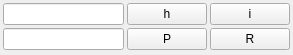
<?xml version="1.0" encoding="UTF-8"?>
<ui version="4.0">
 <class>widget</class>
 <widget class="QWidget" name="widget">
  <property name="geometry">
   <rect>
    <x>0</x>
    <y>0</y>
    <width>293</width>
    <height>55</height>
   </rect>
  </property>
  <property name="windowTitle">
   <string>Find and Replace</string>
  </property>
  <layout class="QGridLayout" name="gridLayout_2">
   <property name="leftMargin">
    <number>0</number>
   </property>
   <property name="topMargin">
    <number>0</number>
   </property>
   <property name="rightMargin">
    <number>0</number>
   </property>
   <property name="bottomMargin">
    <number>0</number>
   </property>
   <property name="spacing">
    <number>0</number>
   </property>
   <item row="0" column="0">
    <widget class="QWidget" name="FRWidget" native="true">
     <layout class="QGridLayout" name="gridLayout">
      <property name="leftMargin">
       <number>3</number>
      </property>
      <property name="topMargin">
       <number>3</number>
      </property>
      <property name="rightMargin">
       <number>3</number>
      </property>
      <property name="bottomMargin">
       <number>3</number>
      </property>
      <property name="spacing">
       <number>3</number>
      </property>
      <item row="0" column="0">
       <widget class="QLineEdit" name="leFind">
        <property name="placeholderText">
         <string/>
        </property>
       </widget>
      </item>
      <item row="0" column="1">
       <widget class="QPushButton" name="btnPre">
        <property name="toolTip">
         <string>pre</string>
        </property>
        <property name="text">
         <string>h</string>
        </property>
       </widget>
      </item>
      <item row="0" column="2">
       <widget class="QPushButton" name="btnNext">
        <property name="toolTip">
         <string>next</string>
        </property>
        <property name="text">
         <string>i</string>
        </property>
       </widget>
      </item>
      <item row="1" column="0">
       <widget class="QLineEdit" name="leReplace"/>
      </item>
      <item row="1" column="1">
       <widget class="QPushButton" name="btnReplace">
        <property name="toolTip">
         <string>replace</string>
        </property>
        <property name="text">
         <string>P</string>
        </property>
       </widget>
      </item>
      <item row="1" column="2">
       <widget class="QPushButton" name="btnReplaceAll">
        <property name="toolTip">
         <string>replace all</string>
        </property>
        <property name="text">
         <string>R</string>
        </property>
       </widget>
      </item>
     </layout>
    </widget>
   </item>
  </layout>
 </widget>
 <resources/>
 <connections/>
</ui>
